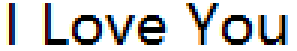
#> input picture input.png, 99 x 17 px (shown 3 times larger)
$ python main.py
#> lines starting #> are read from the running program, lines starting #| are printed output that depends on the picture; after the words box and inside, x2 and y2 are one past the last pixel; in counts of white or black regions, pixels touching at a corner belong together
import matplotlib.pyplot as plt
from PIL import Image
import numpy as np


def encode(image):
#> called with image = 'input.png'
    img = Image.open(image)
#> img is the input picture: PIL image 99x17 RGB; mean R, G, B 205, 204.8, 205
    img = img.convert('L')
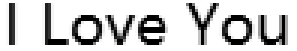
#> img: PIL image 99x17 L (shown 3 times larger); min 0, max 255, mean 204.9
    threshold = 162
    table = []
    for i in range(256):
        if i < threshold:
            table.append(0)
        else:
            table.append(1)
    img = img.point(table, '1')
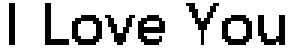
#> img: PIL image 99x17 1 (shown 3 times larger); 78.4% white; black in thin lines or dots, all inside (x1, y1, x2, y2) = (3, 1, 95, 15)
    nd_img = 1 - np.asarray(img)

    x_len = nd_img.shape[1]
#> x_len = 99
    y_len = nd_img.shape[0]
#> y_len = 17
    N = 0
    for x in range(x_len):
        for y in range(y_len):
            if nd_img[y][x] == True:
                N += 2 ** (y_len * x + y)
    return x_len, y_len, N


def decode(x_len, y_len, N):
    res = []
    for x in range(x_len):
        for y in range(y_len):
            # 等价于Tupper公式，所以为嘛我不直接用？因为Wolframe有字数限制啊蠢！！！
            res.append((N // (2 ** (17 * x + y))) % 2)
    return np.reshape(np.asarray(res), [x_len, y_len])


x_len, y_len, N = encode('input.png')
#> x_len = 99; y_len = 17
img = decode(x_len, y_len, N)
plt.imshow(img.T)
plt.savefig('reconstruct.png', dpi=100)
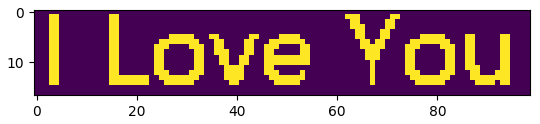
#> figure drawn by matplotlib, 1 panel
# N = 363883192643747563551837003640319734361344919275045642456821576727758849680568610655472869095310579713145739970424055134873763100371507195057705167542045163719218909595628492414168137184906417342910102653140415989331655334015224850096808876512724614412125304789667705755361037858442357839702447250599397533469781429518525840998580535065707655630489235686305490104581844257613151364624778494791996409551327634379918465194360631479718516738136853559041943410590970590857067105094419349504
